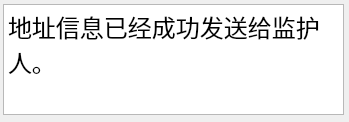
<ui version="4.0" >
 <class>Form</class>
 <widget class="QWidget" name="Form" >
  <property name="geometry" >
   <rect>
    <x>0</x>
    <y>0</y>
    <width>349</width>
    <height>122</height>
   </rect>
  </property>
  <property name="windowTitle" >
   <string>Form</string>
  </property>
  <widget class="QTextEdit" name="textEdit" >
   <property name="geometry" >
    <rect>
     <x>3</x>
     <y>4</y>
     <width>341</width>
     <height>111</height>
    </rect>
   </property>
   <property name="html" >
    <string>&lt;!DOCTYPE HTML PUBLIC "-//W3C//DTD HTML 4.0//EN" "http://www.w3.org/TR/REC-html40/strict.dtd">
&lt;html>&lt;head>&lt;meta name="qrichtext" content="1" />&lt;style type="text/css">
p, li { white-space: pre-wrap; }
&lt;/style>&lt;/head>&lt;body style=" font-family:'文鼎PL细上海宋Uni'; font-size:18pt; font-weight:400; font-style:normal;">
&lt;p style=" margin-top:0px; margin-bottom:0px; margin-left:0px; margin-right:0px; -qt-block-indent:0; text-indent:0px;">地址信息已经成功发送给监护人。&lt;/p>&lt;/body>&lt;/html></string>
   </property>
  </widget>
 </widget>
 <resources/>
 <connections/>
</ui>
